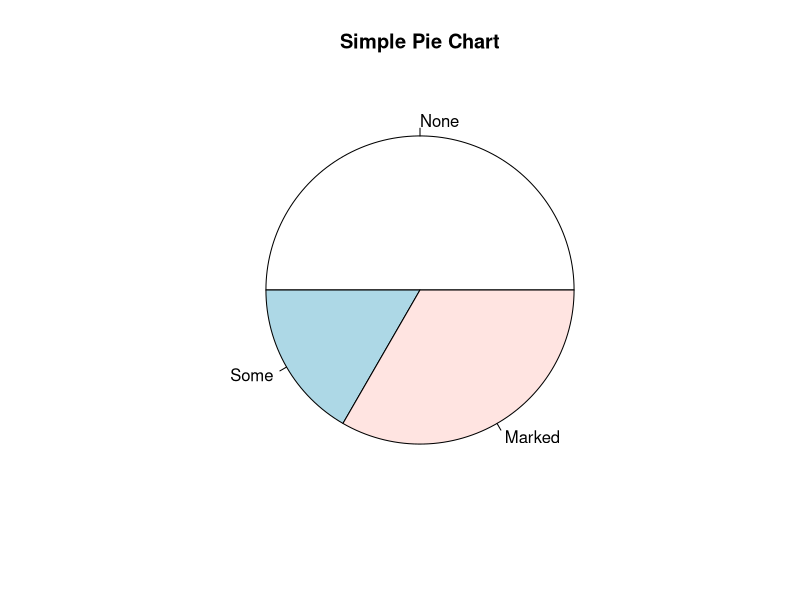

R code for this plot:
# In this section, we’ll look at frequency and contingency tables from categorical variables
library(vcd)
head(Arthritis)

options(digits=2)

# ONE-WAY TABLES
# You can generate simple frequency counts using the table()
mytable <- with(Arthritis, table(Improved))
mytable

# You can turn these frequencies into proportions 
prop.table(mytable)

# Into percentages
slices <- prop.table(mytable)*100
slices

# Pie graph
lbls <- factor(Arthritis$Improved, order = TRUE)
pie(slices, labels = levels.default(lbls), main="Simple Pie Chart")


# TWO-WAY TABLES

mytable1 <- table(Arthritis$Treatment, Arthritis$Improved)
mytable1

# xtabs() function allows you to create a contingency table using formula style input
# mytable <- xtabs(~ A + B, data=mydata). where A is the row variable, and B is the column variable

# Treatment and Improved are categorical variables
mytable <- xtabs(~ Treatment+Improved, data=Arthritis)
mytable

# You can generate marginal frequencies
margin.table(mytable, 1)

# You can generate marginal proportions (tables of proportions )
prop.table(mytable, 1)

# For column sums and column proportions, you have
margin.table(mytable, 2)
prop.table(mytable, 2)

# Cell proportions are obtained with this statement
prop.table(mytable)

# You can use the addmargins() function to add marginal sums to these tables
addmargins(mytable)
addmargins(prop.table(mytable))

# When using addmargins(), the default is to create sum margins for all variables in a table. 
# In contrast: adds a sum column alone
addmargins(prop.table(mytable, 1), 2)
addmargins(prop.table(mytable, 2), 1)